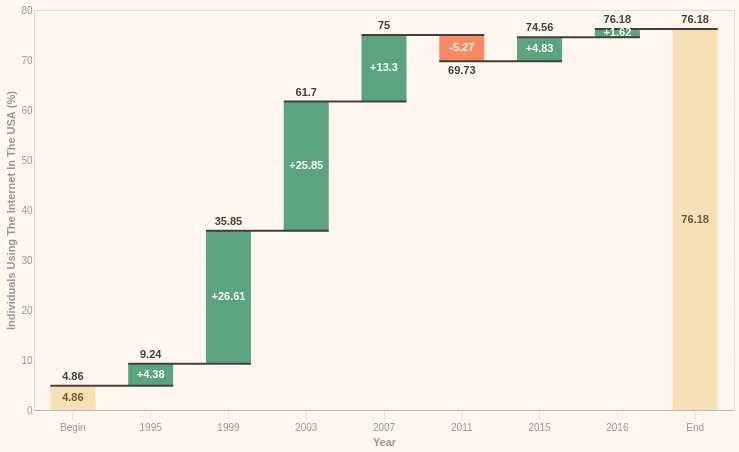

The Vega-Lite source for this figure:
### Vega-Lite specification from a JSON file in a GitHub repository (floating-point values rounded to 4 significant figures)
{"$schema": "https://vega.github.io/schema/vega-lite/v4.json", "data": {"values": [{"label": "Begin", "amount": 4.86}, {"label": "1995", "amount": 4.38}, {"label": "1999", "amount": 26.61}, {"label": "2003", "amount": 25.85}, {"label": "2007", "amount": 13.3}, {"label": "2011", "amount": -5.27}, {"label": "2015", "amount": 4.83}, {"label": "2016", "amount": 1.62}, {"label": "End", "amount": 0}]}, "width": 700, "height": 400, "transform": [{"window": [{"op": "sum", "field": "amount", "as": "sum"}]}, {"window": [{"op": "lead", "field": "label", "as": "lead"}]}, {"calculate": "datum.lead === null ? datum.label : datum.lead", "as": "lead"}, {"calculate": "datum.label === 'End' ? 0 : datum.sum - datum.amount", "as": "previous_sum"}, {"calculate": "datum.label === 'End' ? datum.sum : datum.amount", "as": "amount"}, {"calculate": "(datum.label !== 'Begin' && datum.label !== 'End' && datum.amount > 0 ? '+' : '') + datum.amount", "as": "text_amount"}, {"calculate": "(datum.sum + datum.previous_sum) / 2", "as": "center"}, {"calculate": "datum.sum < datum.previous_sum ? datum.sum : ''", "as": "sum_dec"}, {"calculate": "datum.sum > datum.previous_sum ? datum.sum : ''", "as": "sum_inc"}], "encoding": {"x": {"field": "label", "type": "ordinal", "sort": null, "axis": {"labelAngle": 0, "title": "Year"}}, "tooltip": [{"field": "amount", "title": "Population Number Change"}, {"field": "label", "title": "Year"}]}, "layer": [{"mark": {"type": "bar", "size": 45}, "encoding": {"y": {"field": "previous_sum", "type": "quantitative", "title": "Individuals Using The Internet In The USA (%)"}, "y2": {"field": "sum"}, "color": {"condition": [{"test": "datum.label === 'Begin' || datum.label === 'End'", "value": "#f7e0b6"}, {"test": "datum.sum < datum.previous_sum", "value": "#f78a64"}], "value": "#5ba47d"}}}, {"mark": {"type": "rule", "color": "#404040", "opacity": 1, "strokeWidth": 2, "xOffset": -22.5, "x2Offset": 22.5}, "encoding": {"x2": {"field": "lead"}, "y": {"field": "sum", "type": "quantitative"}}}, {"mark": {"type": "text", "dy": -4, "baseline": "bottom"}, "encoding": {"y": {"field": "sum_inc", "type": "quantitative"}, "text": {"field": "sum_inc", "type": "nominal"}}}, {"mark": {"type": "text", "dy": 4, "baseline": "top"}, "encoding": {"y": {"field": "sum_dec", "type": "quantitative"}, "text": {"field": "sum_dec", "type": "nominal"}}}, {"mark": {"type": "text", "fontWeight": "bold", "baseline": "middle"}, "encoding": {"y": {"field": "center", "type": "quantitative"}, "text": {"field": "text_amount", "type": "nominal"}, "color": {"condition": [{"test": "datum.label === 'Begin' || datum.label === 'End'", "value": "#725a30"}], "value": "white"}}}], "config": {"background": "rgb(255,247,238)", "arc": {"fill": "#ab5787"}, "area": {"fill": "#ab5787"}, "line": {"stroke": "#ab5787"}, "path": {"stroke": "#ab5787"}, "rect": {"fill": "#ab5787"}, "shape": {"stroke": "#ab5787"}, "symbol": {"fill": "#ab5787", "size": 30}, "axis": {"domainColor": "#979797", "domainWidth": 0.5, "gridWidth": 0.2, "labelColor": "#979797", "tickColor": "#979797", "tickWidth": 0.2, "titleColor": "#979797"}, "axisBand": {"grid": false}, "axisX": {"grid": true, "tickSize": 10}, "axisY": {"domain": false, "grid": true, "tickSize": 0}, "legend": {"labelFontSize": 11, "padding": 1, "symbolSize": 30, "symbolType": "square"}, "range": {"category": ["#ab5787", "#51b2e5", "#703c5c", "#168dd9", "#d190b6", "#00609f", "#d365ba", "#154866", "#666666", "#c4c4c4"]}, "text": {"fontWeight": "bold", "color": "#404040"}}}
